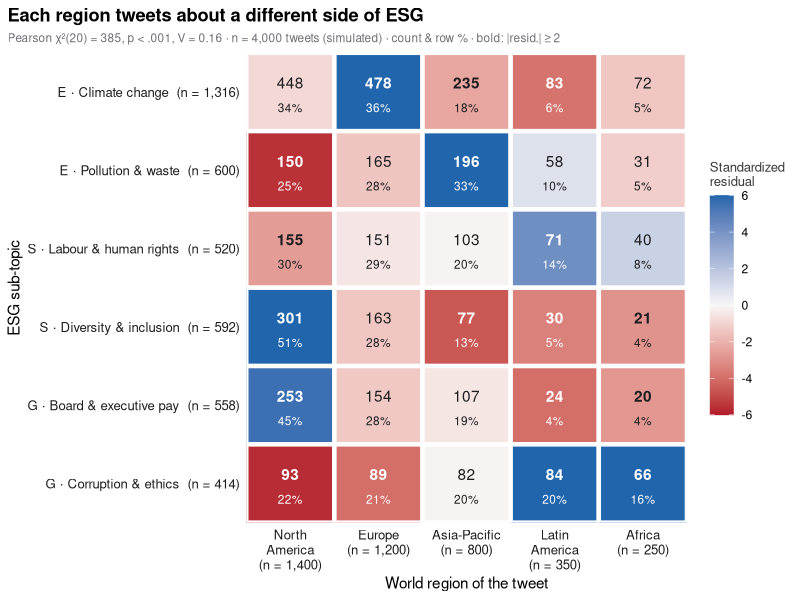

Write R code to recreate this figure.
# Cross-table with standardized residuals: the R equivalent of plot.py
# Simulated data, set in the context of Kouloukoui et al. (2023) [kouloukoui2023esg]
# R and NumPy draw different random numbers, so the values differ slightly from the Python figure.
library(ggplot2)

set.seed(2023)

# Simulated tweets: ESG sub-topic (rows) × world region (columns), topic mix varies by region
topics <- c("E · Climate change", "E · Pollution & waste", "S · Labour & human rights",
            "S · Diversity & inclusion", "G · Board & executive pay", "G · Corruption & ethics")
mix <- list("North America" = c(.30, .10, .12, .22, .18, .08), "Europe" = c(.38, .14, .12, .14, .14, .08),
            "Asia-Pacific" = c(.28, .24, .14, .10, .14, .10), "Latin America" = c(.24, .16, .20, .10, .08, .22),
            "Africa" = c(.22, .14, .24, .10, .08, .22))
sizes <- c(1400, 1200, 800, 350, 250)
d <- do.call(rbind, lapply(seq_along(mix), function(i)
  data.frame(region = names(mix)[i], topic = sample(topics, sizes[i], replace = TRUE, prob = mix[[i]]))))
obs <- table(factor(d$topic, topics), factor(d$region, names(mix)))
n <- sum(obs)

# Chi-squared test and adjusted (standardized) residuals:
# (O − E) / √(E · (1 − row share) · (1 − column share)), returned by chisq.test() as $stdres
chi <- chisq.test(obs, correct = FALSE)
v <- sqrt(unname(chi$statistic) / (n * (min(dim(obs)) - 1)))

comma <- function(x) format(x, big.mark = ",", trim = TRUE)
cells <- data.frame(topic = rownames(obs)[row(obs)], region = colnames(obs)[col(obs)],
                    count = as.vector(obs), resid = as.vector(chi$stdres),
                    row_pct = as.vector(100 * prop.table(obs, 1)))
# Totals in the axis labels; two-word regions on two lines; first topic on top
cells$topic <- factor(cells$topic, levels = rev(topics),
                      labels = rev(sprintf("%s  (n = %s)", topics, comma(rowSums(obs)))))
cells$region <- factor(cells$region, levels = names(mix),
                       labels = sprintf("%s\n(n = %s)", sub(" ", "\n", names(mix)), comma(colSums(obs))))
cells$ink <- ifelse(abs(cells$resid) > 3, "white", "#1D1D1F")
cells$face <- ifelse(abs(cells$resid) >= 2, "bold", "plain")

p <- ggplot(cells, aes(region, topic)) +
  geom_tile(aes(fill = resid), colour = "white", linewidth = 1.5) +     # white gutters between cells
  geom_text(aes(label = comma(count), colour = ink, fontface = face), size = 3.9, nudge_y = 0.12) +
  geom_text(aes(label = sprintf("%.0f%%", row_pct), colour = ink), size = 3, nudge_y = -0.2) +
  scale_colour_identity() +
  # red = fewer than expected, blue = more
  scale_fill_gradient2("Standardized\nresidual", low = "#B2182B", mid = "#F7F7F7", high = "#2166AC",
                       midpoint = 0, limits = c(-6, 6), breaks = seq(-6, 6, 2), oob = scales::squish) +
  scale_x_discrete(expand = c(0, 0)) +
  scale_y_discrete(expand = c(0, 0)) +
  labs(title = "Each region tweets about a different side of ESG",
       subtitle = sprintf(paste("Pearson χ²(%d) = %.0f, %s, V = %.2f · n = %s tweets (simulated) ·",
                                "count & row %% · bold: |resid.| ≥ 2"),
                          chi$parameter, chi$statistic,
                          if (chi$p.value < .001) "p < .001" else sprintf("p = %.3f", chi$p.value),
                          v, comma(n)),
       x = "World region of the tweet", y = "ESG sub-topic") +
  theme_minimal(base_size = 11) +
  theme(plot.title = element_text(face = "bold"),
        plot.title.position = "plot",
        plot.subtitle = element_text(size = 8.5, colour = "#6E6E73"),
        axis.text = element_text(colour = "#1D1D1F", size = 9.5),
        axis.text.x = element_text(lineheight = 0.95),
        panel.grid = element_blank(),
        legend.title = element_text(size = 9.5, colour = "#3A3A3C"),
        legend.key.height = unit(2.2, "lines"))
print(p)
